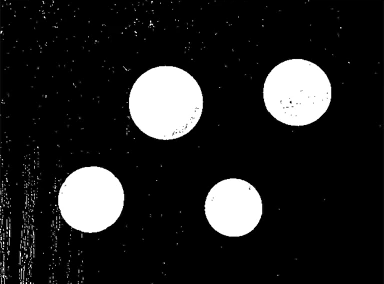
#> input picture mna-003-vision-computadora/homeworks/4.2-operaciones-morfologicas/Images/esferas.png, 384 x 284 px, found by its file name
$ jupyter execute module5_morphological_operations.ipynb
#> lines starting #> are read from the running program, lines starting #| are printed output that depends on the picture
# Morphological Operations

[cell 1]
import os
import cv2
import numpy as np
import matplotlib.pyplot as plt

### Dilation Operation

[cell 2]
image = cv2.imread('../datasets/esferas.png')
#> image is the input picture: shape (284, 384, 3); mean B, G, R 34.5, 34.5, 34.5

shape = (5, 5)
rect = cv2.getStructuringElement(cv2.MORPH_RECT, shape)
open = cv2.getStructuringElement(cv2.MORPH_CROSS, shape)
ellipse = cv2.getStructuringElement(cv2.MORPH_ELLIPSE, shape)

morph1 = cv2.dilate(image, rect, iterations=1)
dilation2 = cv2.dilate(image, open, iterations=1)
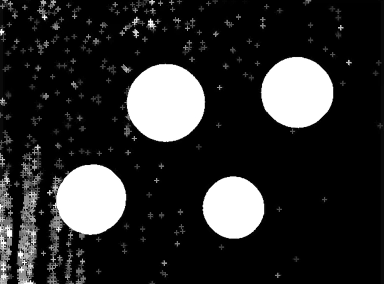
#> dilation2: shape (284, 384, 3); mean B, G, R 44.3, 44.3, 44.3
dilation3 = cv2.dilate(image, ellipse, iterations=1)
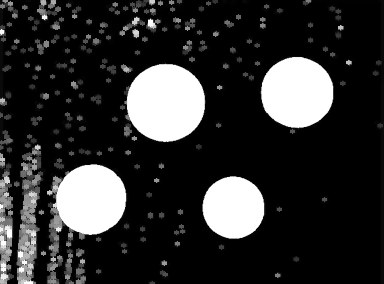
#> dilation3: shape (284, 384, 3); mean B, G, R 47.8, 47.8, 47.8

plt.figure(figsize=(15,12))

plt.subplot(1,3,1)
plt.imshow(morph1[:,:,::-1])

plt.subplot(1,3,2)
plt.imshow(dilation2[:,:,::-1])

plt.subplot(1,3,3)
plt.imshow(dilation3[:,:,::-1])

### Erosion Operation

[cell 3]
image = cv2.imread('../datasets/esferas.png')

shape = (5, 5)
rect = cv2.getStructuringElement(cv2.MORPH_RECT, shape)
open = cv2.getStructuringElement(cv2.MORPH_CROSS, shape)
ellipse = cv2.getStructuringElement(cv2.MORPH_ELLIPSE, shape)

erode1 = cv2.erode(image, rect, iterations=1)
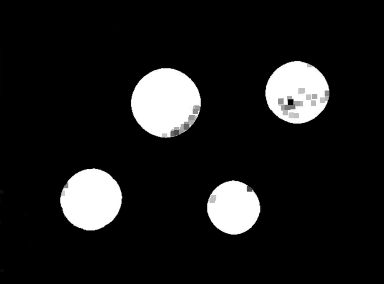
#> erode1: shape (284, 384, 3); min 0, max 255, mean 27
erode2 = cv2.erode(image, open, iterations=1)
erode3 = cv2.erode(image, ellipse, iterations=1)

plt.figure(figsize=(15,12))

plt.subplot(1,3,1)
plt.imshow(erode1[:,:,::-1])

plt.subplot(1,3,2)
plt.imshow(erode2[:,:,::-1])

plt.subplot(1,3,3)
plt.imshow(erode3[:,:,::-1])

### Opening operation

[cell 4]
image = cv2.imread('../datasets/esferas.png')

shape = (5, 5)
rect = cv2.getStructuringElement(cv2.MORPH_RECT, shape)
open = cv2.getStructuringElement(cv2.MORPH_CROSS, shape)
ellipse = cv2.getStructuringElement(cv2.MORPH_ELLIPSE, shape)

morph1 = cv2.morphologyEx(image, cv2.MORPH_OPEN, rect)
morph2 = cv2.morphologyEx(image, cv2.MORPH_OPEN, open)
morph3 = cv2.morphologyEx(image, cv2.MORPH_OPEN, ellipse)

plt.figure(figsize=(15,12))

plt.subplot(1,3,1)
plt.imshow(morph1[:,:,::-1])

plt.subplot(1,3,2)
plt.imshow(morph2[:,:,::-1])

plt.subplot(1,3,3)
plt.imshow(morph3[:,:,::-1])

### Closing operation

[cell 5]
image = cv2.imread('../datasets/esferas.png')

shape = (5, 5)
rect = cv2.getStructuringElement(cv2.MORPH_RECT, shape)
open = cv2.getStructuringElement(cv2.MORPH_CROSS, shape)
ellipse = cv2.getStructuringElement(cv2.MORPH_ELLIPSE, shape)

morph1 = cv2.morphologyEx(image, cv2.MORPH_CLOSE, rect)
morph2 = cv2.morphologyEx(image, cv2.MORPH_CLOSE, open)
morph3 = cv2.morphologyEx(image, cv2.MORPH_CLOSE, ellipse)

plt.figure(figsize=(15,12))

plt.subplot(1,3,1)
plt.imshow(morph1[:,:,::-1])

plt.subplot(1,3,2)
plt.imshow(morph2[:,:,::-1])

plt.subplot(1,3,3)
plt.imshow(morph3[:,:,::-1])

### Morphological gradient operation

[cell 6]
image = cv2.imread('../datasets/esferas.png')

shape = (5, 5)
rect = cv2.getStructuringElement(cv2.MORPH_RECT, shape)
open = cv2.getStructuringElement(cv2.MORPH_CROSS, shape)
ellipse = cv2.getStructuringElement(cv2.MORPH_ELLIPSE, shape)

morph1 = cv2.morphologyEx(image, cv2.MORPH_GRADIENT, rect)
morph2 = cv2.morphologyEx(image, cv2.MORPH_GRADIENT, open)
morph3 = cv2.morphologyEx(image, cv2.MORPH_GRADIENT, ellipse)
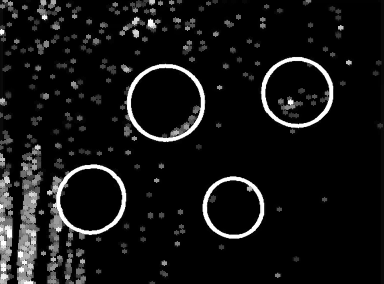
#> morph3: shape (284, 384, 3); mean B, G, R 19.7, 19.7, 19.7

plt.figure(figsize=(15,12))

plt.subplot(1,3,1)
plt.imshow(morph1[:,:,::-1])

plt.subplot(1,3,2)
plt.imshow(morph2[:,:,::-1])

plt.subplot(1,3,3)
plt.imshow(morph3[:,:,::-1])

### Top hat operation

[cell 7]
image = cv2.imread('../datasets/esferas.png')

shape = (5, 5)
rect = cv2.getStructuringElement(cv2.MORPH_RECT, shape)
open = cv2.getStructuringElement(cv2.MORPH_CROSS, shape)
ellipse = cv2.getStructuringElement(cv2.MORPH_ELLIPSE, shape)


# A top hat operation is defined as the difference between the input image and the opening of the image.
morph1 = cv2.morphologyEx(image, cv2.MORPH_TOPHAT, rect)
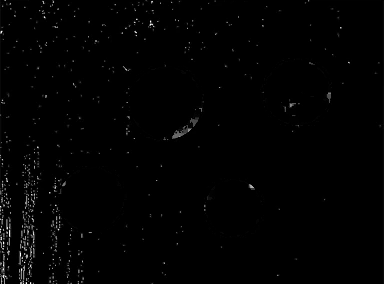
#> morph1: shape (284, 384, 3); mean B, G, R 2.1, 2.1, 2.1
morph2 = cv2.morphologyEx(image, cv2.MORPH_TOPHAT, open)
morph3 = cv2.morphologyEx(image, cv2.MORPH_TOPHAT, ellipse)

plt.figure(figsize=(15,12))

plt.subplot(1,3,1)
plt.imshow(morph1[:,:,::-1])

plt.subplot(1,3,2)
plt.imshow(morph2[:,:,::-1])

plt.subplot(1,3,3)
plt.imshow(morph3[:,:,::-1])
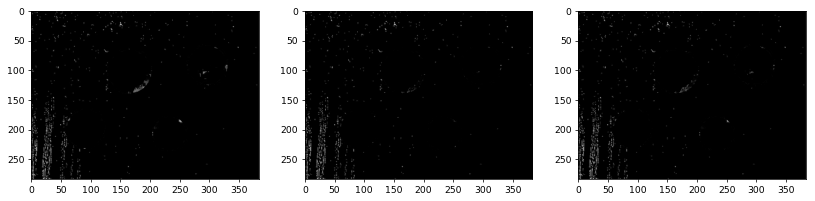
#> figure drawn by matplotlib, 3 panels

### Black hat operation

[cell 8]
image = cv2.imread('../datasets/esferas.png')

shape = (5, 5)
rect = cv2.getStructuringElement(cv2.MORPH_RECT, shape)
open = cv2.getStructuringElement(cv2.MORPH_CROSS, shape)
ellipse = cv2.getStructuringElement(cv2.MORPH_ELLIPSE, shape)

# A black hat operation is defined as the difference between the input image and the closing of the input image.
morph1 = cv2.morphologyEx(image, cv2.MORPH_BLACKHAT, rect)
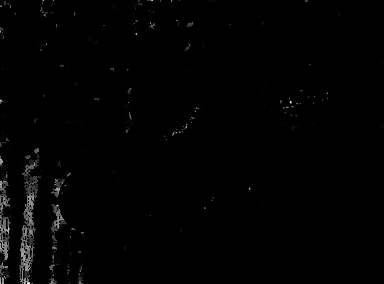
#> morph1: shape (284, 384, 3); mean B, G, R 2.3, 2.3, 2.3
morph2 = cv2.morphologyEx(image, cv2.MORPH_BLACKHAT, open)
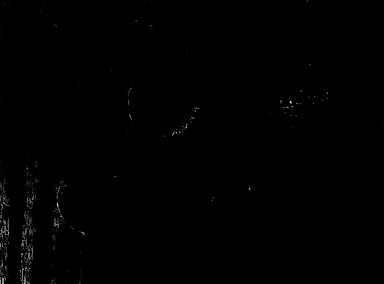
#> morph2: shape (284, 384, 3); mean B, G, R 0.8, 0.8, 0.8
morph3 = cv2.morphologyEx(image, cv2.MORPH_BLACKHAT, ellipse)

plt.figure(figsize=(15,12))

plt.subplot(1,3,1)
plt.imshow(morph1[:,:,::-1])

plt.subplot(1,3,2)
plt.imshow(morph2[:,:,::-1])

plt.subplot(1,3,3)
plt.imshow(morph3[:,:,::-1])

[cell 9]
image = cv2.imread('../datasets/esferas.png')

shape = (5, 5)
rect = cv2.getStructuringElement(cv2.MORPH_RECT, shape)
shape = (14, 14)
ellipse = cv2.getStructuringElement(cv2.MORPH_ELLIPSE, shape)

morph1 = cv2.erode(image, rect, iterations=1)
morph2 = cv2.dilate(morph1, ellipse, iterations=1)
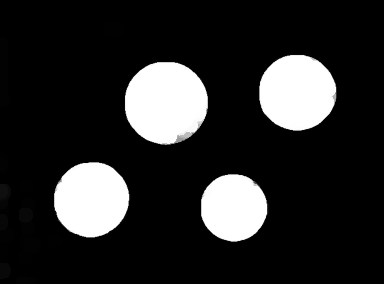
#> morph2: shape (284, 384, 3); min 0, max 255, mean 41.9

plt.figure(figsize=(15,12))

plt.subplot(1,3,1)
plt.imshow(image[:,:,::-1])

plt.subplot(1,3,2)
plt.imshow(morph1[:,:,::-1])

plt.subplot(1,3,3)
plt.imshow(morph2[:,:,::-1])
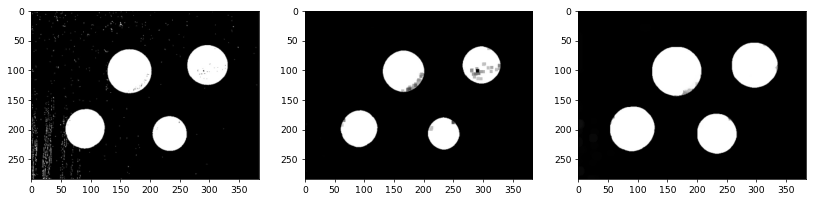
#> figure drawn by matplotlib, 3 panels

$ run again, with mna-003-vision-computadora/homeworks/4.2-operaciones-morfologicas/Images/ok.png copied over mna-003-vision-computadora/homeworks/4.2-operaciones-morfologicas/Images/esferas.png
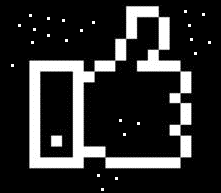
#> input picture mna-003-vision-computadora/homeworks/4.2-operaciones-morfologicas/Images/ok.png, 221 x 193 px, found by its file name
#> image is the input picture: shape (193, 221, 3); min 0, max 255, mean 45
#> `[cell 3] image = cv2.imread('../datasets/esferas.png')  shape = (5, 5)..`:
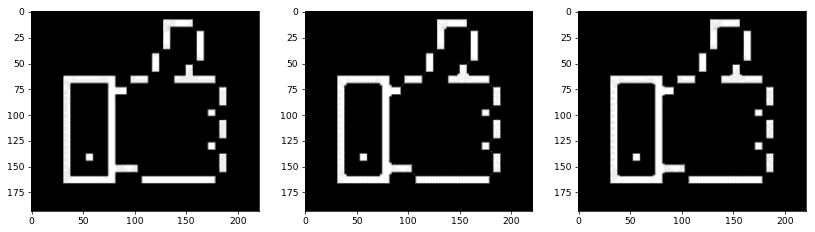
#> figure drawn by matplotlib, 3 panels
#> `morph2 = cv2.dilate(morph1, ellipse, iterations=1)`:
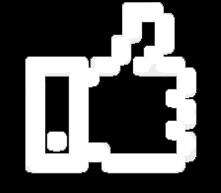
#> morph2: shape (193, 221, 3); min 0, max 255, mean 84.1
